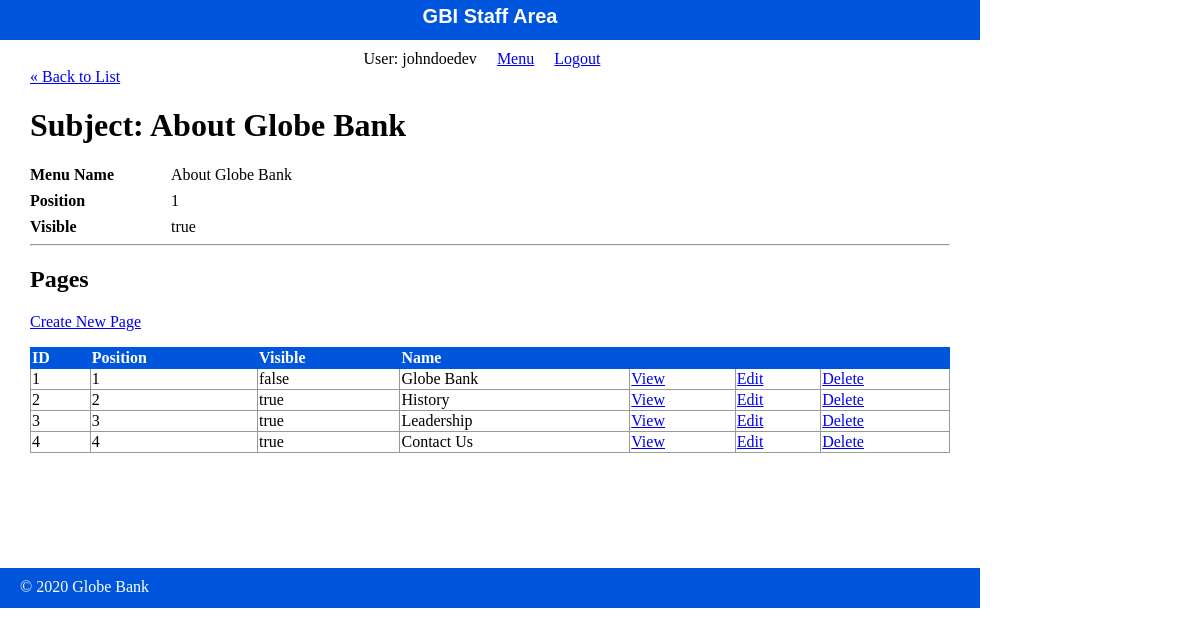
/staff/subjects/show.php (signed in), run on the app's committed database.
### tables this page shows
CREATE TABLE `subjects` (
  `id` int(11) NOT NULL,
  `menu_name` varchar(255) DEFAULT NULL,
  `position` int(3) DEFAULT NULL,
  `visible` tinyint(1) DEFAULT NULL
);

CREATE TABLE `pages` (
  `id` int(11) NOT NULL,
  `subject_id` int(11) DEFAULT NULL,
  `menu_name` varchar(255) DEFAULT NULL,
  `position` int(3) DEFAULT NULL,
  `visible` tinyint(1) DEFAULT NULL,
  `content` text DEFAULT NULL
);

### private/functions.php (called while the page is built, shortened)
<?php
function url_for($script_path)
{
    return WWW_ROOT . $script_path;
}
function u($string = "")
{
    return urlencode($string);
}
function h($string = "")
{
    return htmlspecialchars($string);
}

### private/database.php (called while the page is built, shortened)
<?php
function db_escape($connection, $string)
{
    return mysqli_real_escape_string($connection, $string);
}

### private/query_functions.php (called while the page is built, shortened)
<?php
  function find_subject_by_id($id, $options=[]) {
    global $db;
    $visible = $options['visible'] ?? false;
    $sql = "SELECT * FROM subjects ";
    $sql .= "WHERE id='" . db_escape($db, $id) . "' ";
    $result = mysqli_query($db, $sql);
    $subject = mysqli_fetch_assoc($result);
    return $subject;
  }
  function find_pages_by_subject_id($subject_id, $options=[]) {
    global $db;
    $visible = $options['visible'] ?? false;
    $sql = "SELECT * FROM pages ";
    $sql .= "WHERE subject_id='" . db_escape($db, $subject_id) . "' ";
    $sql .= "ORDER BY position ASC";
    $result = mysqli_query($db, $sql);
    return $result;
  }
?>

### public/staff/subjects/show.php (the view, shortened to what this page needs)
<?php
$id = $_GET['id'] ?? '1';
$subject = find_subject_by_id($id);
$page_set = find_pages_by_subject_id($id);
?>
<?php include(SHARED_PATH . '/staff_header.php'); ?>
<div id="content">
    <a class="back-link" href="<?php echo url_for('/staff/subjects/index.php'); ?>">&laquo; Back to List</a>
    <div class="subject show">
        <h1>Subject: <?php echo h($subject['menu_name']); ?></h1>
        <div class="attributes">
            <dl>
                <dt>Menu Name</dt>
                <dd><?php echo h($subject['menu_name']); ?></dd>
            </dl>
            <dl>
                <dt>Position</dt>
                <dd><?php echo h($subject['position']); ?></dd>
            </dl>
            <dl>
                <dt>Visible</dt>
                <dd><?php echo $subject['visible'] == '1' ? 'true' : 'false'; ?></dd>
            </dl>
        </div>
        <hr>
        <div class="pages listing">
            <h2>Pages</h2>
            <div class="actions">
                <a class="action" href="<?php echo url_for('/staff/pages/new.php?subject_id=' . h(u($subject['id']))); ?>">Create New Page</a>
            </div>
            <table class="list">
                <tr>
                    <th>ID</th>
                    <th>Position</th>
                    <th>Visible</th>
                    <th>Name</th>
                    <th>&nbsp;</th>
                    <th>&nbsp;</th>
                    <th>&nbsp;</th>
                </tr>
                <?php while ($page = mysqli_fetch_assoc($page_set)) { ?>
                    <tr>
                        <td><?php echo h($page['id']); ?></td>
                        <td><?php echo h($page['position']); ?></td>
                        <td><?php echo $page['visible'] == 1 ? 'true' : 'false'; ?></td>
                        <td><?php echo h($page['menu_name']); ?></td>
                        <td><a class="action" href="<?php echo url_for('/staff/pages/show.php?id=' . h(u($page['id']))); ?>">View</a></td>
                        <td><a class="action" href="<?php echo url_for('/staff/pages/edit.php?id=' . h(u($page['id']))); ?>">Edit</a></td>
                        <td><a class="action" href="<?php echo url_for('/staff/pages/delete.php?id=' . h(u($page['id']))); ?>">Delete</a></td>
                    </tr>
                <?php } ?>
            </table>
        </div>
    </div>
</div>
<?php include(SHARED_PATH . '/staff_footer.php'); ?>

### public/stylesheets/staff.css (style rules this page uses)
html { height: 100%; width: 100%; }
body { height: 980px; width: 100%; margin: 0; padding: 0; }
#content { width: 920px; min-height: 500px; padding: 0 30px; }
.actions { margin-bottom: 1em; }
table { border-collapse: collapse; vertical-align: top; }
table.list { width: 100%; }
table.list tr td { border: 1px solid #999999; }
table.list tr th { border: 1px solid #0055DD; background: #0055DD; color: white; text-align: left; }
dl { clear: both; overflow: hidden; margin: 0.5em 0; }
dt { float: left; font-weight: bold; width: 125px; }
dd { float: left; margin-left: 1em; }

### data on the page
subjects: menu_name "About Globe Bank", position "1"
pages: id "1", position "1", visible "false", menu_name "Globe Bank"
pages: id "2", position "2", visible "true", menu_name "History"
pages: id "3", position "3", visible "true", menu_name "Leadership"
pages: id "4", position "4", visible "true", menu_name "Contact Us"

### other printed values
$_SESSION['username'] "johndoedev"
